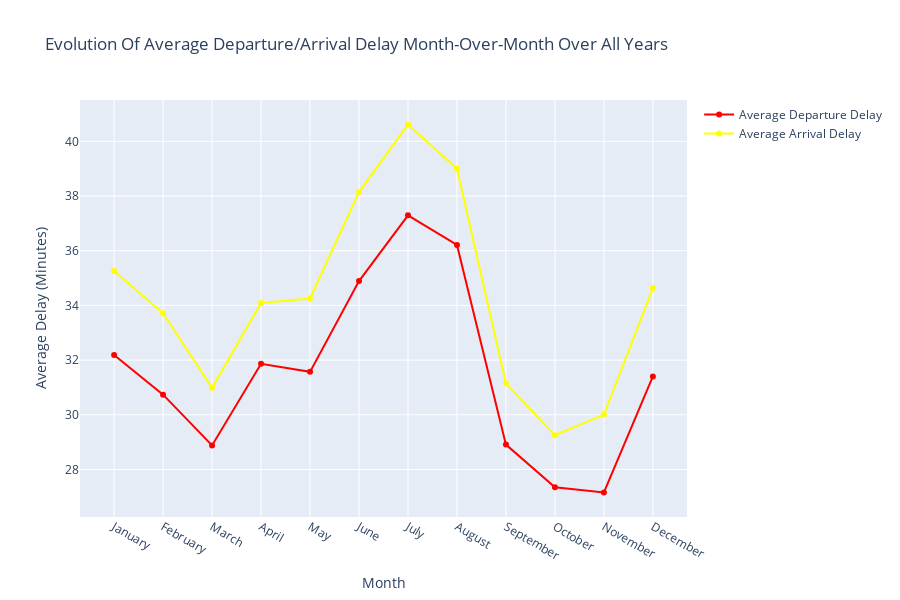

This figure's notebook cell:
### Code cell
dfpandas = averageDepartureDelayPerMonth.toPandas()
months = ["January", "February", "March", "April", "May", "June", 
          "July", "August", "September", "October", "November", "December"]
dfpandasaverageDepartureDelayPerMonth = dfpandas.sort_values('Month', key = lambda x : pd.Categorical(x, categories=months, ordered=True))

averageDepartureDelayPerMonthGraph = go.Scatter(
    y = dfpandasaverageDepartureDelayPerMonth['AverageDepartureDelayPerMonth'],
    x = dfpandasaverageDepartureDelayPerMonth['Month'],
    mode = 'lines+markers',
    name = 'Average Departure Delay',
    marker = dict(color='red'),
    text = dfpandasaverageDepartureDelayPerMonth['Month'])

averageArrivalDelayPerMonthGraph = go.Scatter(
    y = dfpandasaverageDepartureDelayPerMonth['AverageArrivalDelayPerMonth'],
    x = dfpandasaverageDepartureDelayPerMonth['Month'],
    mode = 'lines+markers',
    name = 'Average Arrival Delay',
    marker = dict(color='yellow'),
    text = dfpandasaverageDepartureDelayPerMonth['Month'])

data = [averageDepartureDelayPerMonthGraph, averageArrivalDelayPerMonthGraph]

layout = dict(title = 'Evolution Of Average Departure/Arrival Delay Month-Over-Month Over All Years',
              xaxis= dict(title= 'Month',ticklen= 5,zeroline= False,tickformat='d'),
              yaxis= dict(title= 'Average Delay (Minutes)'),
              height= 600,
              width= 900
             )
fig = dict(data = data, layout = layout)

pyo.iplot(fig)

### Figure 1 — Plotly figure (JSON) as saved in the notebook; plotly's stock layout.template omitted (floating-point values rounded to 4 significant figures)
{"data": [{"marker": {"color": "red"}, "mode": "lines+markers", "name": "Average Departure Delay", "text": ["January", "February", "March", "April", "May", "June", "July", "August", "September", "October", "November", "December"], "type": "scatter", "x": ["January", "February", "March", "April", "May", "June", "July", "August", "September", "October", "November", "December"], "y": [32.19, 30.74, 28.88, 31.86, 31.57, 34.89, 37.29, 36.21, 28.91, 27.35, 27.16, 31.4]}, {"marker": {"color": "yellow"}, "mode": "lines+markers", "name": "Average Arrival Delay", "text": ["January", "February", "March", "April", "May", "June", "July", "August", "September", "October", "November", "December"], "type": "scatter", "x": ["January", "February", "March", "April", "May", "June", "July", "August", "September", "October", "November", "December"], "y": [35.25, 33.71, 30.99, 34.09, 34.25, 38.14, 40.61, 39.0, 31.15, 29.25, 30.01, 34.64]}], "layout": {"height": 600, "title": {"text": "Evolution Of Average Departure/Arrival Delay Month-Over-Month Over All Years"}, "width": 900, "xaxis": {"tickformat": "d", "ticklen": 5, "title": {"text": "Month"}, "zeroline": false}, "yaxis": {"title": {"text": "Average Delay (Minutes)"}}}}
